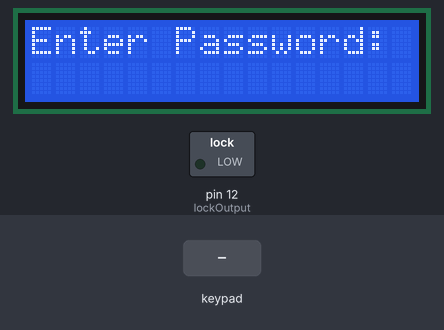
The sketch below on a simulated Arduino Uno, built with avr-gcc and run on an emulated ATmega328P. Parts: 16×2 character LCD, switched loads named in the sketch (green lamp = pin HIGH). The inputs (shaded band) are chosen by the test bench.

Above: at 1.2 s.
1.3 s: keypad keys 1 1 1 0 9 8 # pressed 0.4 s apart
At 4.0 s:
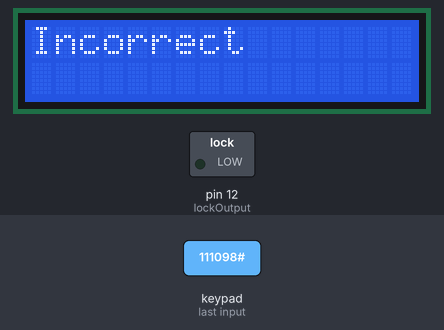
5.6 s: keypad keys 1 2 3 B 4 5 6 pressed 0.4 s apart
At 8.4 s:
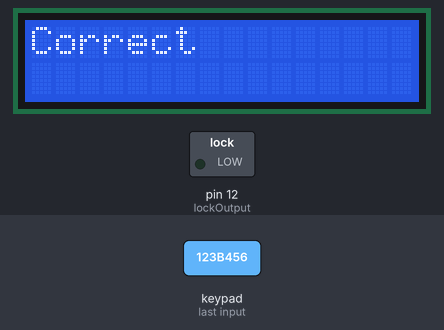
9.9 s: key '1' pressed
12.9 s: key '2' pressed
At 14.4 s:
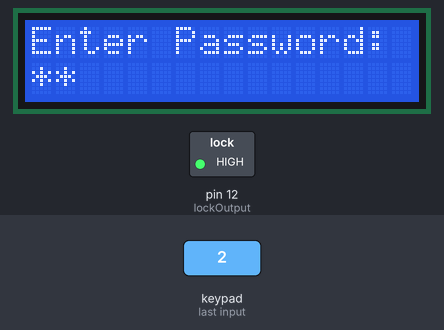
14.7 s: key '3' pressed
At 15.3 s:
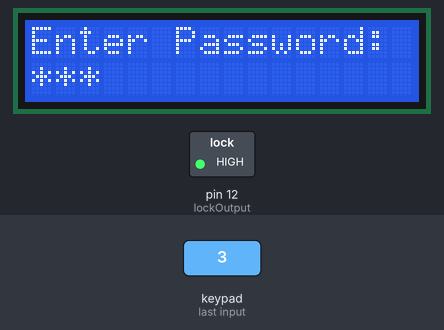
16.2 s: keypad keys 1 2 3 B 4 5 6 # pressed 0.4 s apart
At 19.9 s:
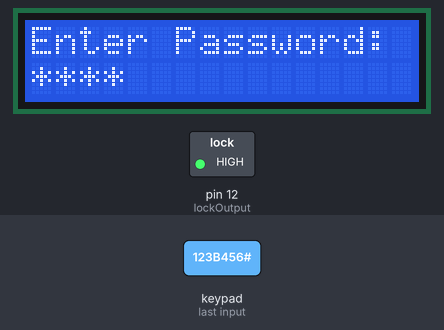
Timing chart, 0 to 21.4 s (numbered marks = the images above; inputs shaded):
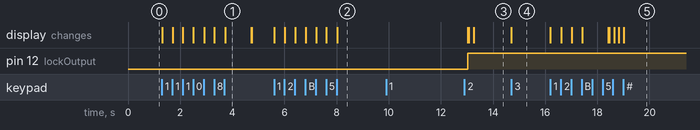

Measured:
- after the input at 1.3 s, the display: first changes at once (image 1 shows a later state)
- after the input at 5.6 s, the display: first changes at once (image 2 shows a later state)
- after the input at 9.9 s, every drawn part: stays the same
- after the input at 12.9 s, the display: first differs from a run without the input after 0.35 s (image 3)
- after the input at 14.7 s, the display: changes at once (image 4)
- after the input at 16.2 s, the display: changes at once (image 5)
- what the display in image 1 shows lasts 1.0 s, from 3.7 s to 4.7 s

The sketch:

4x4_Keypad___Lcd_door_lock_code.ino
```cpp
// Include Arduino Wire library for I2C
#include <Wire.h>
// Include LCD display library for I2C
#include <LiquidCrystal_I2C.h>
// Include Keypad library
#include <Keypad.h>

// Length of password + 1 for null character
#define Password_Length 8
// Character to hold password input
char Data[Password_Length];
// Password
char Master[Password_Length] = "123B456";

// Pin connected to lock relay input
int lockOutput = 12;

// Counter for character entries
byte data_count = 0;

// Character to hold key input
char customKey;

// Constants for row and column sizes
const byte ROWS = 4;
const byte COLS = 4;

// Array to represent keys on keypad
char hexaKeys[ROWS][COLS] = {
  {'1', '2', '3', 'A'},
  {'4', '5', '6', 'B'},
  {'7', '8', '9', 'C'},
  {'*', '0', '#', 'D'}
};

// Connections to Arduino
byte rowPins[ROWS] = {11, 10, 9, 8};
byte colPins[COLS] = {7, 6, 5, 4};

// Create keypad object
Keypad customKeypad = Keypad(makeKeymap(hexaKeys), rowPins, colPins, ROWS, COLS);

// Create LCD object
LiquidCrystal_I2C lcd(0x27, 16, 2);

void setup() {
  // Setup LCD with backlight and initialize
  lcd.backlight();
  lcd.init();

  // Set lockOutput as an OUTPUT pin
  pinMode(lockOutput, OUTPUT);
}

void loop() {

  // Initialize LCD and print
  lcd.setCursor(0, 0);
  lcd.print("Enter Password:");

  // Look for keypress
  customKey = customKeypad.getKey();
  if (customKey) {
    // Enter keypress into array and increment counter
    Data[data_count] = customKey;
    lcd.setCursor(data_count, 1);
    lcd.print('*');
    data_count++;
  }

  // See if we have reached the password length
  if (data_count == Password_Length - 1) {
    lcd.clear();

    if (!strcmp(Data, Master)) {
      // Password is correct
      lcd.print("Correct");
      // Turn on relay for 5 seconds
      digitalWrite(lockOutput, LOW);
      delay(5000);
      digitalWrite(lockOutput, HIGH);
    }
    else {
      // Password is incorrect
      lcd.print("Incorrect");
      delay(1000);
    }

    // Clear data and LCD display
    lcd.clear();
    clearData();
  }
}

void clearData() {
  // Go through array and clear data
  while (data_count != 0) {
    Data[data_count--] = 0;
  }
  return;
}
```
